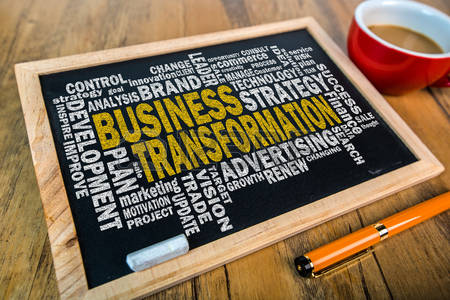
#> input picture board.jpg, 450 x 300 px
$ python translation.py
#> lines starting #> are read from the running program, lines starting #| are printed output that depends on the picture
import cv2
import numpy as np
img = cv2.imread('board.jpg',0)
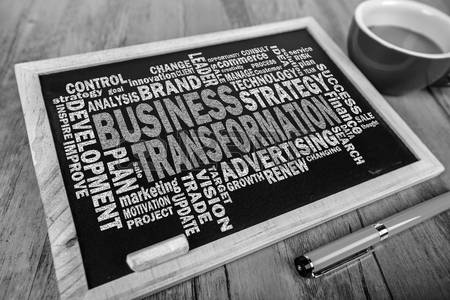
#> img: shape (300, 450); min 0, max 255, mean 115.4
rows,cols = img.shape
#> rows = 300; cols = 450
#Numpy array of data type np.float32
M = np.float32([[1,0,-100],[0,1,50]])
# cv2.warpAffine(image, translation_matrix, (width,height))
dst = cv2.warpAffine(img,M,(cols,rows))
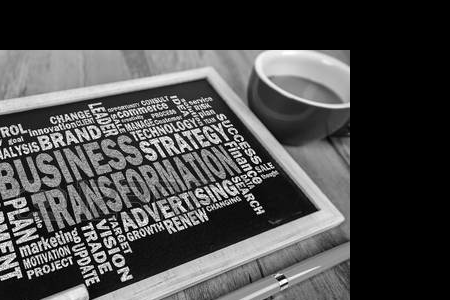
#> dst: shape (300, 450); min 0, max 255, mean 72.8
cv2.imshow('img',dst)
cv2.waitKey(0)
cv2.destroyAllWindows()
#A numpy array is a grid of values ,of all same type.
#Shape of image is accessed by img.shape. It returns a tuple(list) of number of rows, columns and channels (if image is color):
#If image is grayscale, tuple returned contains only number of rows and columns. So it is a good method to check if loaded image is grayscale or color image.
#warpAffine method uses translation matrix of 2X3

$ run again, with frame.jpg copied over board.jpg
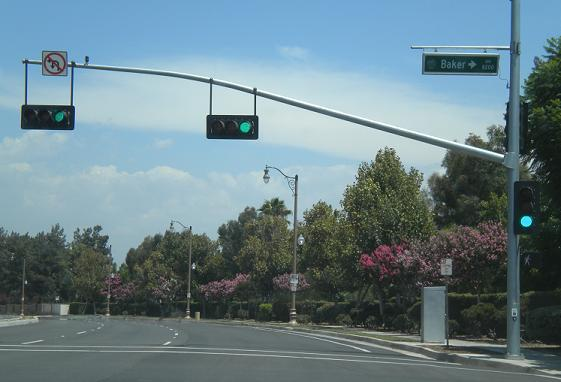
#> input picture frame.jpg, 561 x 382 px
#> `img = cv2.imread('board.jpg',0)`:
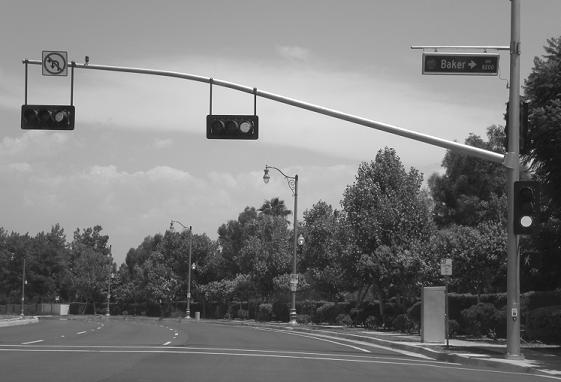
#> img: shape (382, 561); min 6, max 255, mean 123.5
#> `dst = cv2.warpAffine(img,M,(cols,rows))`:
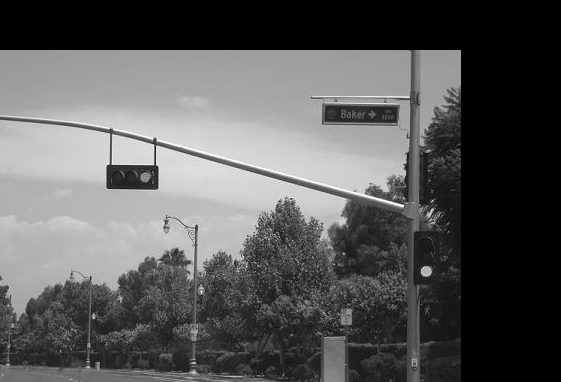
#> dst: shape (382, 561); min 0, max 255, mean 89.3
